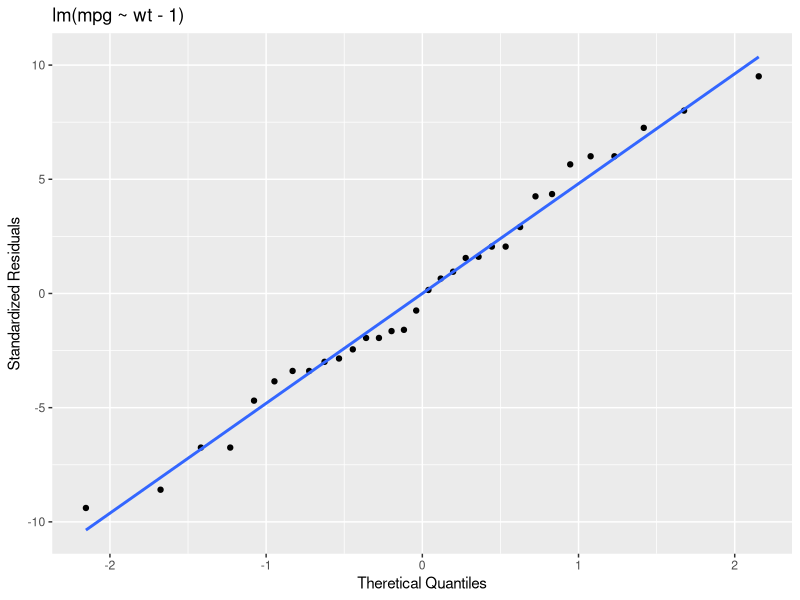
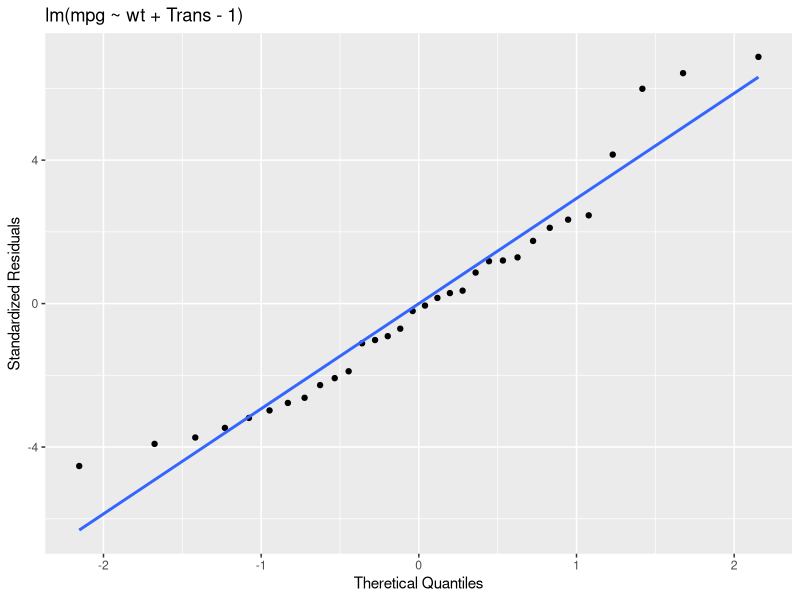
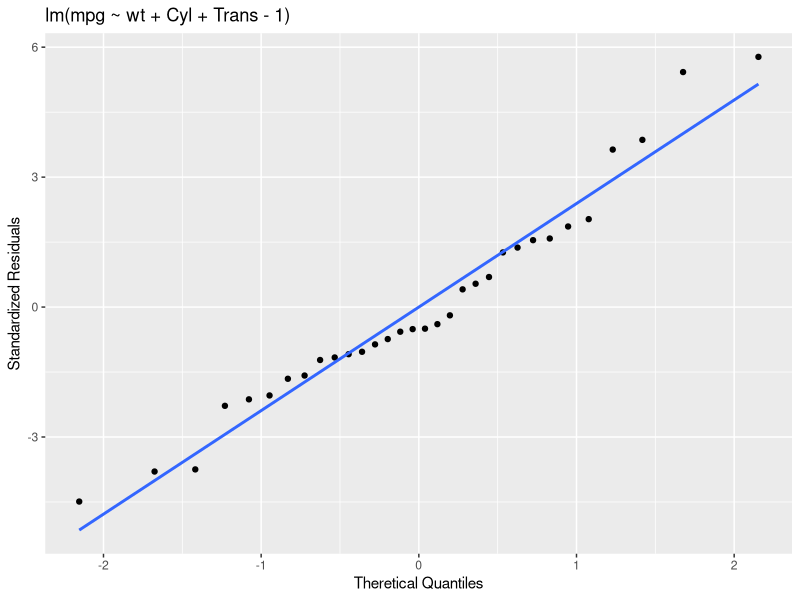
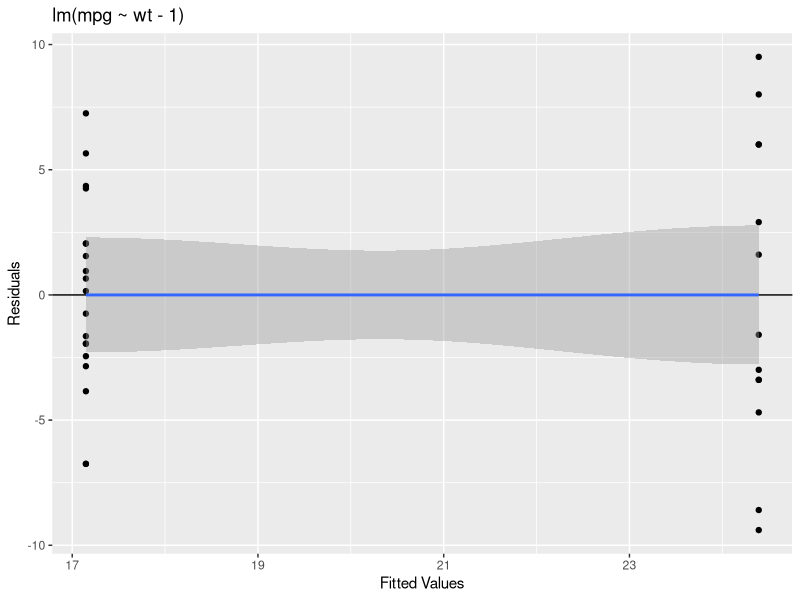
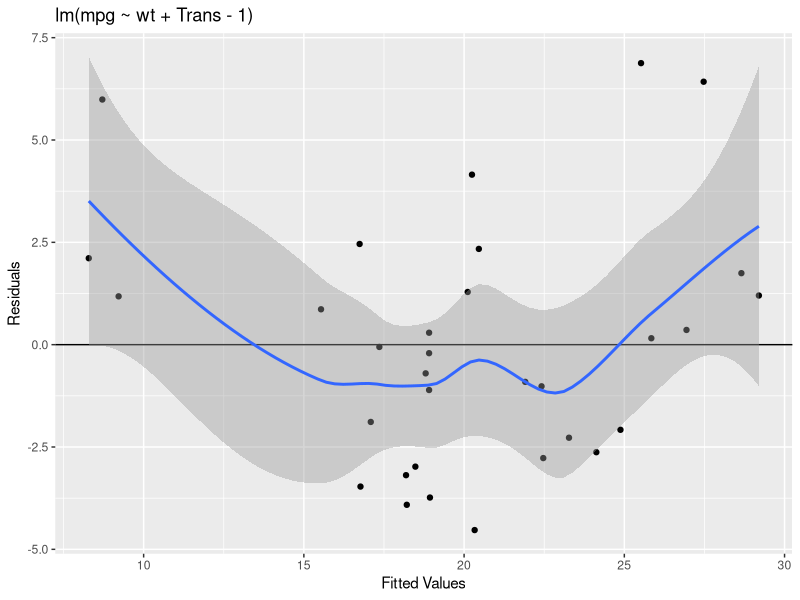
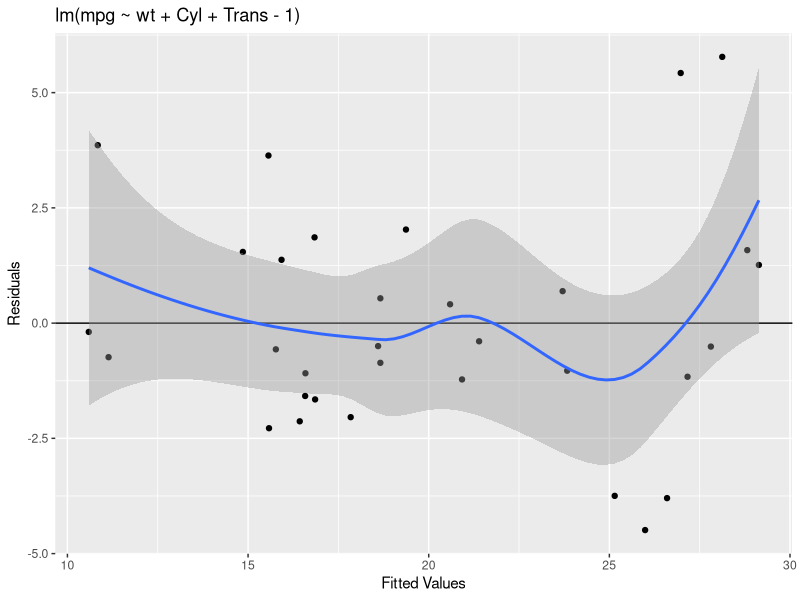

Write R code to recreate these figures, in order.
## ---- chunk 1
# libraries
library(gridExtra)
library(ggplot2)
library(knitr)
library(car)
data(mtcars)

# fitted models
mtcars$TransType <- ifelse(mtcars$am == 1, "Auto", "Manual")
mtcars$Cylinders <- as.factor(mtcars$cyl)
fit1 <- lm(mpg ~ TransType - 1, mtcars)
fit2 <- lm(mpg ~ wt + TransType - 1, mtcars)
fit3 <- lm(mpg ~ wt + Cylinders + TransType - 1, mtcars)

# supress code?
figures.echo <- FALSE
## ---- chunk 2
summary(fit1)$coefficients
## ---- chunk 3
summary(fit2)$coefficients
## ---- chunk 4
round(confint(fit2), 2)
## ---- chunk 5
summary(fit3)$coefficients
round(confint(fit3), 2)
## ---- chunk 6
fit1.resid <- residuals(fit1)
fit1.yhat <- predict(fit1)
p1a <- ggplot(data = as.data.frame(qqnorm(fit1.resid , plot=F)), 
             mapping = aes(x = x, y = y)) +
  geom_point() +
  geom_smooth(method = "lm", se = FALSE) +
  ggtitle("lm(mpg ~ wt - 1)") +
  xlab("Theretical Quantiles") +
  ylab("Standardized Residuals")

fit2.resid <- residuals(fit2)
fit2.yhat <- predict(fit2)
p1b <- ggplot(data = as.data.frame(qqnorm(fit2.resid , plot=F)), 
             mapping = aes(x = x, y = y)) +
  geom_point() +
  geom_smooth(method = "lm", se = FALSE) +
  ggtitle("lm(mpg ~ wt + Trans - 1)") +
  xlab("Theretical Quantiles") +
  ylab("Standardized Residuals")

fit3.resid <- residuals(fit3)
fit3.yhat <- predict(fit3)
p1c <- ggplot(data = as.data.frame(qqnorm(fit3.resid , plot=F)), 
             mapping = aes(x = x, y = y)) +
  geom_point() +
  geom_smooth(method = "lm", se = FALSE) +
  ggtitle("lm(mpg ~ wt + Cyl + Trans - 1)") +
  xlab("Theretical Quantiles") +
  ylab("Standardized Residuals")

p1a
p1b
p1c
## ---- chunk 7
dfa <- data.frame(x = fit1.yhat, y = fit1.resid)
p2a <- ggplot(dfa, aes(x = fit1.yhat, y = fit1.resid)) +
  geom_point() +
  ggtitle("lm(mpg ~ wt - 1)") +
  xlab("Fitted Values") +
  ylab("Residuals") + 
  geom_hline(yintercept = 0) + 
  geom_smooth()

dfb <- data.frame(x = fit2.yhat, y = fit2.resid)
p2b <- ggplot(dfb, aes(x = fit2.yhat, y = fit2.resid)) +
  geom_point() +
  ggtitle("lm(mpg ~ wt + Trans - 1)") +
  xlab("Fitted Values") +
  ylab("Residuals") + 
  geom_hline(yintercept = 0) + 
  geom_smooth()

dfc <- data.frame(x = fit3.yhat, y = fit3.resid)
p2c <- ggplot(dfc, aes(x = fit3.yhat, y = fit3.resid)) +
  geom_point() +
  ggtitle("lm(mpg ~ wt + Cyl + Trans - 1)") +
  xlab("Fitted Values") +
  ylab("Residuals") + 
  geom_hline(yintercept = 0) + 
  geom_smooth()

p2a
p2b
p2c
## ---- chunk 8
# look for outliers
fit1.ot <- outlierTest(fit1)
fit2.ot <- outlierTest(fit2)
fit3.ot <- outlierTest(fit3)

# pull out the vehicles we found
cars.ot <- unique(sapply(seq(1,3), function(x) names(get(paste0("fit", x, ".ot"))$rstudent)))

# examine predictions for each model on the outliers
mtcars[cars.ot, c("mpg", "wt", "Cylinders", "TransType")]
ot.predictions <- sapply(seq(1, 3), 
                           function(x) {
                             predict(get(paste0("fit", x)), 
                                     mtcars[cars.ot, c("mpg", "wt", "Cylinders", "TransType")])})
cars.observed <- mtcars[cars.ot, c("mpg")]
ot.pct <- matrix(paste0(round(100*(ot.predictions - cars.observed)/cars.observed, 2), "%"), nrow = 2)
rownames(ot.pct) <- cars.ot
colnames(ot.pct) <- c("mpg ~ Trans", "mpg ~ Trans", "mpg ~ Cyl + Trans")
kable(ot.pct)
## ---- chunk 9
# inspect results later
save.image("report.RData")
